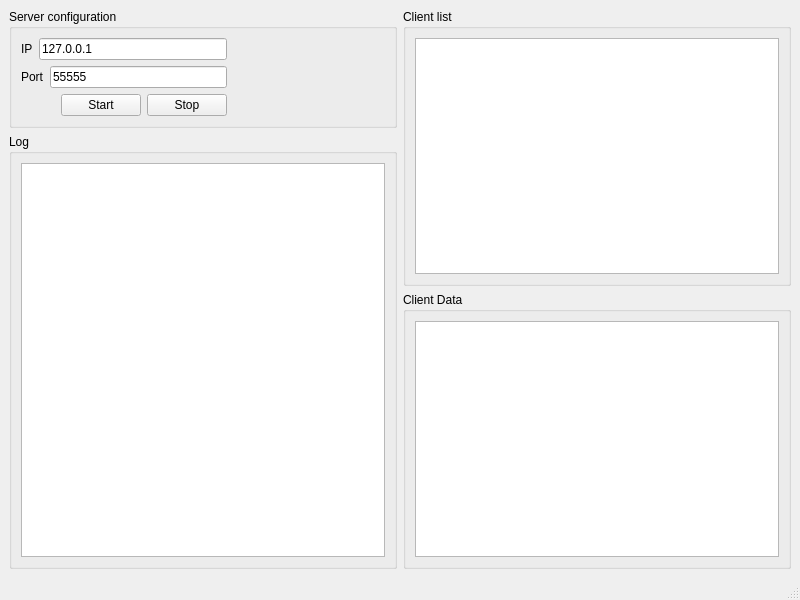
<?xml version="1.0" encoding="UTF-8"?>
<ui version="4.0">
 <class>MainWindow</class>
 <widget class="QMainWindow" name="MainWindow">
  <property name="geometry">
   <rect>
    <x>0</x>
    <y>0</y>
    <width>800</width>
    <height>600</height>
   </rect>
  </property>
  <property name="windowTitle">
   <string>MainWindow</string>
  </property>
  <widget class="QWidget" name="centralwidget">
   <layout class="QVBoxLayout" name="verticalLayout_7">
    <item>
     <layout class="QHBoxLayout" name="horizontalLayout_4">
      <item>
       <layout class="QVBoxLayout" name="verticalLayout_6">
        <item>
         <widget class="QGroupBox" name="groupBox">
          <property name="title">
           <string>Server configuration</string>
          </property>
          <layout class="QHBoxLayout" name="horizontalLayout_6">
           <item>
            <layout class="QHBoxLayout" name="horizontalLayout_5">
             <item>
              <layout class="QVBoxLayout" name="verticalLayout_2">
               <item>
                <layout class="QVBoxLayout" name="verticalLayout">
                 <item>
                  <layout class="QHBoxLayout" name="horizontalLayout_2">
                   <item>
                    <widget class="QLabel" name="label">
                     <property name="sizePolicy">
                      <sizepolicy hsizetype="Preferred" vsizetype="Preferred">
                       <horstretch>0</horstretch>
                       <verstretch>0</verstretch>
                      </sizepolicy>
                     </property>
                     <property name="text">
                      <string>IP</string>
                     </property>
                    </widget>
                   </item>
                   <item>
                    <widget class="QLineEdit" name="ip">
                     <property name="sizePolicy">
                      <sizepolicy hsizetype="Expanding" vsizetype="Fixed">
                       <horstretch>0</horstretch>
                       <verstretch>0</verstretch>
                      </sizepolicy>
                     </property>
                     <property name="text">
                      <string>127.0.0.1</string>
                     </property>
                     <property name="placeholderText">
                      <string>127.0.0.1</string>
                     </property>
                    </widget>
                   </item>
                  </layout>
                 </item>
                 <item>
                  <layout class="QHBoxLayout" name="horizontalLayout">
                   <item>
                    <widget class="QLabel" name="label_2">
                     <property name="text">
                      <string>Port</string>
                     </property>
                    </widget>
                   </item>
                   <item>
                    <widget class="QLineEdit" name="port">
                     <property name="sizePolicy">
                      <sizepolicy hsizetype="Expanding" vsizetype="Fixed">
                       <horstretch>0</horstretch>
                       <verstretch>0</verstretch>
                      </sizepolicy>
                     </property>
                     <property name="text">
                      <string>55555</string>
                     </property>
                     <property name="placeholderText">
                      <string>55555</string>
                     </property>
                    </widget>
                   </item>
                  </layout>
                 </item>
                </layout>
               </item>
               <item>
                <layout class="QHBoxLayout" name="horizontalLayout_3">
                 <item>
                  <spacer name="horizontalSpacer">
                   <property name="orientation">
                    <enum>Qt::Horizontal</enum>
                   </property>
                   <property name="sizeHint" stdset="0">
                    <size>
                     <width>40</width>
                     <height>20</height>
                    </size>
                   </property>
                  </spacer>
                 </item>
                 <item>
                  <widget class="QPushButton" name="button_start_server">
                   <property name="text">
                    <string>Start</string>
                   </property>
                  </widget>
                 </item>
                 <item>
                  <widget class="QPushButton" name="button_stop_server">
                   <property name="text">
                    <string>Stop</string>
                   </property>
                  </widget>
                 </item>
                </layout>
               </item>
              </layout>
             </item>
            </layout>
           </item>
           <item>
            <spacer name="horizontalSpacer_2">
             <property name="orientation">
              <enum>Qt::Horizontal</enum>
             </property>
             <property name="sizeHint" stdset="0">
              <size>
               <width>40</width>
               <height>20</height>
              </size>
             </property>
            </spacer>
           </item>
          </layout>
         </widget>
        </item>
        <item>
         <widget class="QGroupBox" name="groupBox_3">
          <property name="title">
           <string>Log</string>
          </property>
          <layout class="QVBoxLayout" name="verticalLayout_5">
           <item>
            <widget class="QTextEdit" name="log"/>
           </item>
          </layout>
         </widget>
        </item>
       </layout>
      </item>
      <item>
       <layout class="QVBoxLayout" name="verticalLayout_3">
        <item>
         <widget class="QGroupBox" name="groupBox_2">
          <property name="title">
           <string>Client list</string>
          </property>
          <layout class="QVBoxLayout" name="verticalLayout_4">
           <item>
            <widget class="QTableWidget" name="client_table">
             <attribute name="horizontalHeaderStretchLastSection">
              <bool>true</bool>
             </attribute>
            </widget>
           </item>
          </layout>
         </widget>
        </item>
        <item>
         <widget class="QGroupBox" name="groupBox_4">
          <property name="title">
           <string>Client Data</string>
          </property>
          <layout class="QVBoxLayout" name="verticalLayout_8">
           <item>
            <widget class="QTextEdit" name="client_data"/>
           </item>
          </layout>
         </widget>
        </item>
       </layout>
      </item>
     </layout>
    </item>
   </layout>
  </widget>
  <widget class="QMenuBar" name="menubar">
   <property name="geometry">
    <rect>
     <x>0</x>
     <y>0</y>
     <width>800</width>
     <height>22</height>
    </rect>
   </property>
  </widget>
  <widget class="QStatusBar" name="statusbar"/>
 </widget>
 <resources/>
 <connections/>
</ui>
